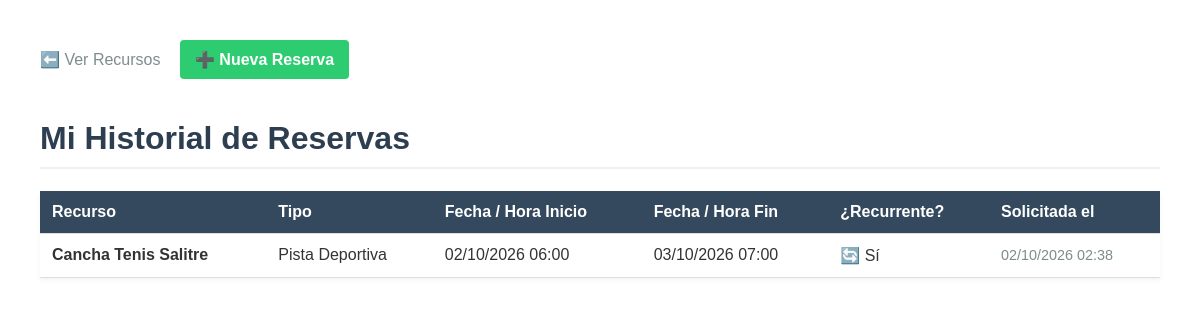
The page /reservas/mis-reservas/ (signed in) on the database its author committed.
### reservas/models.py (models this page shows, shortened)
class Booking(models.Model):
    user = models.ForeignKey(User, on_delete=models.CASCADE, related_name='bookings', verbose_name="Usuario")
    resource = models.ForeignKey(Resource, on_delete=models.CASCADE, related_name='bookings', verbose_name="Recurso")
    start_time = models.DateTimeField(verbose_name="Fecha y hora de inicio")
    end_time = models.DateTimeField(verbose_name="Fecha y hora de fin")
    created_at = models.DateTimeField(auto_now_add=True, verbose_name="Creado el")
    is_recurring = models.BooleanField(default=False, verbose_name="¿Es recurrente?")

class Resource(models.Model):
    RESOURCE_TYPES = [
        ('SPORT', 'Pista Deportiva'),
        ('ROOM', 'Sala de Reuniones'),
        ('EQUIP', 'Equipamiento'),
    ]
    name = models.CharField(max_length=100, verbose_name="Nombre del recurso")
    resource_type = models.CharField(max_length=10, choices=RESOURCE_TYPES, default='SPORT', verbose_name="Tipo")
    description = models.TextField(blank=True, null=True, verbose_name="Descripción")

### reservas/views.py (the view)
# urls.py: path('reservas/mis-reservas/', mis_reservas, name='mis_reservas'),
@login_required
def mis_reservas(request):
    sus_reservas = request.user.bookings.all().order_by('-created_at')
    return render(request, 'reservas/mis_reservas.html', {'reservas': sus_reservas})

### reservas/templates/reservas/mis_reservas.html (shortened to what this page needs)
<!DOCTYPE html>
<html lang="es">
<head>
</head>
<body>
    <a href="{% url 'lista_recursos' %}" class="btn-back">⬅️ Ver Recursos</a>
    <a href="{% url 'crear_reserva' %}" class="btn-nav">➕ Nueva Reserva</a>
    <h1>Mi Historial de Reservas</h1>
    <table>
        <thead>
            <tr>
                <th>Recurso</th>
                <th>Tipo</th>
                <th>Fecha / Hora Inicio</th>
                <th>Fecha / Hora Fin</th>
                <th>¿Recurrente?</th>
                <th>Solicitada el</th>
            </tr>
        </thead>
        <tbody>
            {% for reserva in reservas %}
                <tr>
                    <td><strong>{{ reserva.resource.name }}</strong></td>
                    <td>{{ reserva.resource.get_resource_type_display }}</td>
                    <td>{{ reserva.start_time|date:"d/m/Y H:i" }}</td>
                    <td>{{ reserva.end_time|date:"d/m/Y H:i" }}</td>
                    <td>{% if reserva.is_recurring %}🔄 Sí{% else %}❌ No{% endif %}</td>
                    <td style="color: #7f8c8d; font-size: 0.9em;">{{ reserva.created_at|date:"d/m/Y H:i" }}</td>
                </tr>
            {% empty %}
                <tr>
                    <td colspan="6" style="text-align: center; color: #7f8c8d; padding: 30px;">
                        Aún no has realizado ninguna reserva en el sistema.
                    </td>
                </tr>
            {% endfor %}
        </tbody>
    </table>
</body>
</html>

### reservas/templates/reservas/mis_reservas.html (style rules this page uses)
body { font-family: Arial, sans-serif; margin: 40px; color: #333; }
h1 { color: #2c3e50; border-bottom: 2px solid #ecf0f1; padding-bottom: 10px; }
table { width: 100%; border-collapse: collapse; margin-top: 20px; box-shadow: 0 2px 5px rgba(0,0,0,0.05); }
th, td { padding: 12px; text-align: left; border-bottom: 1px solid #ddd; }
th { background-color: #34495e; color: white; }
.btn-nav { background: #2ecc71; padding: 10px 15px; color: white; text-decoration: none; border-radius: 4px; font-weight: bold; display: inline-block; margin-bottom: 20px; }
.btn-back { display: inline-block; margin-bottom: 20px; color: #7f8c8d; text-decoration: none; margin-right: 15px; }

### rows shown on the page
Booking: resource.name "Cancha Tenis Salitre", resource.resource_type "Pista Deportiva", start_time "02/10/2026 06:00", end_time "03/10/2026 07:00", is_recurring "🔄 Sí", created_at "02/10/2026 02:38"
